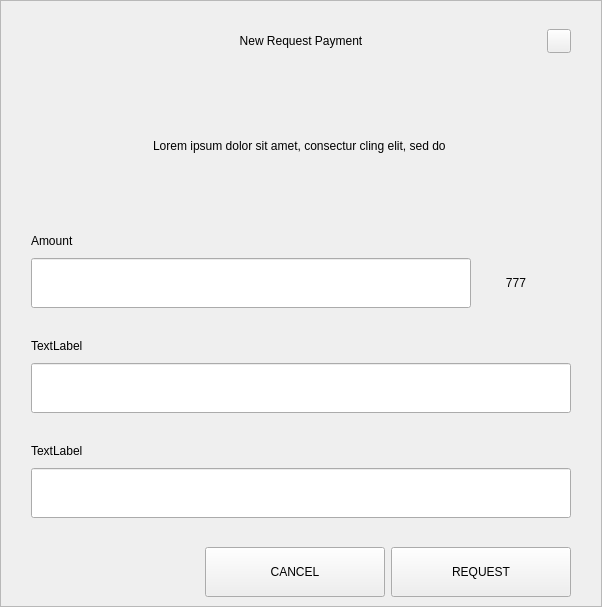
<?xml version="1.0" encoding="UTF-8"?>
<ui version="4.0">
 <class>RequestDialog</class>
 <widget class="QDialog" name="RequestDialog">
  <property name="geometry">
   <rect>
    <x>0</x>
    <y>0</y>
    <width>602</width>
    <height>607</height>
   </rect>
  </property>
  <property name="windowTitle">
   <string>Dialog</string>
  </property>
  <layout class="QVBoxLayout" name="verticalLayout_5">
   <property name="spacing">
    <number>0</number>
   </property>
   <property name="leftMargin">
    <number>0</number>
   </property>
   <property name="topMargin">
    <number>0</number>
   </property>
   <property name="rightMargin">
    <number>0</number>
   </property>
   <property name="bottomMargin">
    <number>0</number>
   </property>
   <item>
    <widget class="QFrame" name="frame">
     <property name="styleSheet">
      <string notr="true"/>
     </property>
     <property name="frameShape">
      <enum>QFrame::StyledPanel</enum>
     </property>
     <property name="frameShadow">
      <enum>QFrame::Raised</enum>
     </property>
     <layout class="QVBoxLayout" name="verticalLayout_4" stretch="1,0,0">
      <property name="spacing">
       <number>0</number>
      </property>
      <property name="leftMargin">
       <number>30</number>
      </property>
      <property name="topMargin">
       <number>20</number>
      </property>
      <property name="rightMargin">
       <number>30</number>
      </property>
      <property name="bottomMargin">
       <number>0</number>
      </property>
      <item>
       <layout class="QHBoxLayout" name="horizontalLayout_3">
        <property name="spacing">
         <number>0</number>
        </property>
        <item>
         <spacer name="horizontalSpacer_21">
          <property name="orientation">
           <enum>Qt::Horizontal</enum>
          </property>
          <property name="sizeHint" stdset="0">
           <size>
            <width>40</width>
            <height>20</height>
           </size>
          </property>
         </spacer>
        </item>
        <item>
         <widget class="QLabel" name="labelTitle">
          <property name="minimumSize">
           <size>
            <width>0</width>
            <height>40</height>
           </size>
          </property>
          <property name="maximumSize">
           <size>
            <width>16777215</width>
            <height>40</height>
           </size>
          </property>
          <property name="styleSheet">
           <string notr="true">padding-left:24px;</string>
          </property>
          <property name="text">
           <string>New Request Payment</string>
          </property>
          <property name="alignment">
           <set>Qt::AlignCenter</set>
          </property>
          <property name="margin">
           <number>7</number>
          </property>
         </widget>
        </item>
        <item>
         <spacer name="horizontalSpacer">
          <property name="orientation">
           <enum>Qt::Horizontal</enum>
          </property>
          <property name="sizeHint" stdset="0">
           <size>
            <width>40</width>
            <height>20</height>
           </size>
          </property>
         </spacer>
        </item>
        <item>
         <widget class="QPushButton" name="btnEsc">
          <property name="minimumSize">
           <size>
            <width>24</width>
            <height>24</height>
           </size>
          </property>
          <property name="maximumSize">
           <size>
            <width>24</width>
            <height>24</height>
           </size>
          </property>
          <property name="focusPolicy">
           <enum>Qt::NoFocus</enum>
          </property>
          <property name="text">
           <string/>
          </property>
         </widget>
        </item>
       </layout>
      </item>
      <item>
       <widget class="QStackedWidget" name="stack">
        <property name="minimumSize">
         <size>
          <width>540</width>
          <height>0</height>
         </size>
        </property>
        <property name="maximumSize">
         <size>
          <width>540</width>
          <height>16777215</height>
         </size>
        </property>
        <property name="currentIndex">
         <number>0</number>
        </property>
        <widget class="QWidget" name="page_1">
         <property name="minimumSize">
          <size>
           <width>540</width>
           <height>0</height>
          </size>
         </property>
         <property name="maximumSize">
          <size>
           <width>540</width>
           <height>16777215</height>
          </size>
         </property>
         <layout class="QVBoxLayout" name="layout1">
          <property name="spacing">
           <number>0</number>
          </property>
          <property name="leftMargin">
           <number>0</number>
          </property>
          <property name="topMargin">
           <number>0</number>
          </property>
          <property name="rightMargin">
           <number>0</number>
          </property>
          <property name="bottomMargin">
           <number>0</number>
          </property>
          <item>
           <spacer name="verticalSpacer_21">
            <property name="orientation">
             <enum>Qt::Vertical</enum>
            </property>
            <property name="sizeType">
             <enum>QSizePolicy::Fixed</enum>
            </property>
            <property name="sizeHint" stdset="0">
             <size>
              <width>20</width>
              <height>30</height>
             </size>
            </property>
           </spacer>
          </item>
          <item alignment="Qt::AlignHCenter">
           <widget class="QLabel" name="labelMessage">
            <property name="minimumSize">
             <size>
              <width>400</width>
              <height>50</height>
             </size>
            </property>
            <property name="text">
             <string>Lorem ipsum dolor sit amet, consectur cling elit, sed do </string>
            </property>
            <property name="alignment">
             <set>Qt::AlignCenter</set>
            </property>
            <property name="wordWrap">
             <bool>true</bool>
            </property>
           </widget>
          </item>
          <item alignment="Qt::AlignBottom">
           <widget class="QWidget" name="containerAmount" native="true">
            <layout class="QVBoxLayout" name="verticalLayout">
             <property name="spacing">
              <number>9</number>
             </property>
             <property name="leftMargin">
              <number>0</number>
             </property>
             <property name="topMargin">
              <number>0</number>
             </property>
             <property name="rightMargin">
              <number>0</number>
             </property>
             <property name="bottomMargin">
              <number>0</number>
             </property>
             <item>
              <widget class="QLabel" name="labelSubtitleAmount">
               <property name="minimumSize">
                <size>
                 <width>350</width>
                 <height>16</height>
                </size>
               </property>
               <property name="maximumSize">
                <size>
                 <width>16777215</width>
                 <height>16</height>
                </size>
               </property>
               <property name="text">
                <string>Amount</string>
               </property>
              </widget>
             </item>
             <item alignment="Qt::AlignTop">
              <widget class="QWidget" name="layoutAmount" native="true">
               <layout class="QHBoxLayout" name="horizontalLayout" stretch="2,0">
                <property name="spacing">
                 <number>0</number>
                </property>
                <property name="leftMargin">
                 <number>0</number>
                </property>
                <property name="topMargin">
                 <number>0</number>
                </property>
                <property name="rightMargin">
                 <number>0</number>
                </property>
                <property name="bottomMargin">
                 <number>0</number>
                </property>
                <item>
                 <widget class="QLineEdit" name="lineEditAmount">
                  <property name="minimumSize">
                   <size>
                    <width>0</width>
                    <height>50</height>
                   </size>
                  </property>
                  <property name="maximumSize">
                   <size>
                    <width>16777215</width>
                    <height>50</height>
                   </size>
                  </property>
                 </widget>
                </item>
                <item>
                 <widget class="QWidget" name="comboContainer" native="true">
                  <property name="minimumSize">
                   <size>
                    <width>100</width>
                    <height>50</height>
                   </size>
                  </property>
                  <property name="maximumSize">
                   <size>
                    <width>16777215</width>
                    <height>50</height>
                   </size>
                  </property>
                  <layout class="QHBoxLayout" name="horizontalLayout_31">
                   <property name="spacing">
                    <number>0</number>
                   </property>
                   <property name="leftMargin">
                    <number>0</number>
                   </property>
                   <property name="topMargin">
                    <number>0</number>
                   </property>
                   <property name="rightMargin">
                    <number>10</number>
                   </property>
                   <property name="bottomMargin">
                    <number>0</number>
                   </property>
                   <item>
                    <widget class="QLabel" name="comboBoxCoin">
                     <property name="text">
                      <string>777</string>
                     </property>
                     <property name="alignment">
                      <set>Qt::AlignCenter</set>
                     </property>
                    </widget>
                   </item>
                  </layout>
                 </widget>
                </item>
               </layout>
              </widget>
             </item>
            </layout>
           </widget>
          </item>
          <item>
           <spacer name="verticalSpacer_31">
            <property name="orientation">
             <enum>Qt::Vertical</enum>
            </property>
            <property name="sizeType">
             <enum>QSizePolicy::Fixed</enum>
            </property>
            <property name="sizeHint" stdset="0">
             <size>
              <width>20</width>
              <height>30</height>
             </size>
            </property>
           </spacer>
          </item>
          <item>
           <layout class="QVBoxLayout" name="verticalLayoutLabel">
            <property name="spacing">
             <number>9</number>
            </property>
            <item>
             <widget class="QLabel" name="labelSubtitleLabel">
              <property name="minimumSize">
               <size>
                <width>0</width>
                <height>16</height>
               </size>
              </property>
              <property name="maximumSize">
               <size>
                <width>16777215</width>
                <height>16</height>
               </size>
              </property>
              <property name="text">
               <string>TextLabel</string>
              </property>
             </widget>
            </item>
            <item>
             <widget class="QLineEdit" name="lineEditLabel">
              <property name="minimumSize">
               <size>
                <width>0</width>
                <height>50</height>
               </size>
              </property>
              <property name="maximumSize">
               <size>
                <width>16777215</width>
                <height>50</height>
               </size>
              </property>
             </widget>
            </item>
           </layout>
          </item>
          <item>
           <spacer name="verticalSpacer_34">
            <property name="orientation">
             <enum>Qt::Vertical</enum>
            </property>
            <property name="sizeType">
             <enum>QSizePolicy::Fixed</enum>
            </property>
            <property name="sizeHint" stdset="0">
             <size>
              <width>20</width>
              <height>30</height>
             </size>
            </property>
           </spacer>
          </item>
          <item>
           <layout class="QVBoxLayout" name="verticalLayoutDescription">
            <property name="spacing">
             <number>9</number>
            </property>
            <item>
             <widget class="QLabel" name="labelSubtitleDescription">
              <property name="minimumSize">
               <size>
                <width>0</width>
                <height>16</height>
               </size>
              </property>
              <property name="maximumSize">
               <size>
                <width>16777215</width>
                <height>16</height>
               </size>
              </property>
              <property name="text">
               <string>TextLabel</string>
              </property>
             </widget>
            </item>
            <item>
             <widget class="QLineEdit" name="lineEditDescription">
              <property name="minimumSize">
               <size>
                <width>0</width>
                <height>50</height>
               </size>
              </property>
              <property name="maximumSize">
               <size>
                <width>16777215</width>
                <height>50</height>
               </size>
              </property>
             </widget>
            </item>
            <item>
             <spacer name="verticalSpacer_4">
              <property name="orientation">
               <enum>Qt::Vertical</enum>
              </property>
              <property name="sizeType">
               <enum>QSizePolicy::Fixed</enum>
              </property>
              <property name="sizeHint" stdset="0">
               <size>
                <width>20</width>
                <height>20</height>
               </size>
              </property>
             </spacer>
            </item>
           </layout>
          </item>
         </layout>
        </widget>
        <widget class="QWidget" name="page_2">
         <layout class="QVBoxLayout" name="layout2">
          <item>
           <spacer name="verticalSpacer_5">
            <property name="orientation">
             <enum>Qt::Vertical</enum>
            </property>
            <property name="sizeType">
             <enum>QSizePolicy::Fixed</enum>
            </property>
            <property name="sizeHint" stdset="0">
             <size>
              <width>20</width>
              <height>50</height>
             </size>
            </property>
           </spacer>
          </item>
          <item alignment="Qt::AlignHCenter">
           <widget class="QLabel" name="labelQrImg">
            <property name="minimumSize">
             <size>
              <width>260</width>
              <height>260</height>
             </size>
            </property>
            <property name="maximumSize">
             <size>
              <width>260</width>
              <height>260</height>
             </size>
            </property>
            <property name="text">
             <string/>
            </property>
            <property name="alignment">
             <set>Qt::AlignCenter</set>
            </property>
           </widget>
          </item>
          <item>
           <spacer name="verticalSpacer_2">
            <property name="orientation">
             <enum>Qt::Vertical</enum>
            </property>
            <property name="sizeType">
             <enum>QSizePolicy::Fixed</enum>
            </property>
            <property name="sizeHint" stdset="0">
             <size>
              <width>20</width>
              <height>30</height>
             </size>
            </property>
           </spacer>
          </item>
          <item alignment="Qt::AlignHCenter">
           <widget class="QLabel" name="labelAddress">
            <property name="text">
             <string>D7VFR83SQbiezrW72hjcWJtcfip5krte2Z </string>
            </property>
           </widget>
          </item>
          <item>
           <spacer name="verticalSpacer_32">
            <property name="orientation">
             <enum>Qt::Vertical</enum>
            </property>
            <property name="sizeType">
             <enum>QSizePolicy::Expanding</enum>
            </property>
            <property name="sizeHint" stdset="0">
             <size>
              <width>20</width>
              <height>20</height>
             </size>
            </property>
           </spacer>
          </item>
          <item>
           <layout class="QHBoxLayout" name="horizontal">
            <property name="leftMargin">
             <number>20</number>
            </property>
            <property name="rightMargin">
             <number>20</number>
            </property>
            <property name="bottomMargin">
             <number>20</number>
            </property>
            <item>
             <spacer name="horizontalSpacer_4">
              <property name="orientation">
               <enum>Qt::Horizontal</enum>
              </property>
              <property name="sizeHint" stdset="0">
               <size>
                <width>40</width>
                <height>20</height>
               </size>
              </property>
             </spacer>
            </item>
            <item>
             <widget class="QPushButton" name="btnCopyAddress">
              <property name="minimumSize">
               <size>
                <width>180</width>
                <height>50</height>
               </size>
              </property>
              <property name="text">
               <string>COPY ADDRESS</string>
              </property>
             </widget>
            </item>
            <item>
             <widget class="QPushButton" name="btnCopyUrl">
              <property name="minimumSize">
               <size>
                <width>180</width>
                <height>50</height>
               </size>
              </property>
              <property name="text">
               <string>COPY URL</string>
              </property>
             </widget>
            </item>
            <item>
             <spacer name="horizontalSpacer_2">
              <property name="orientation">
               <enum>Qt::Horizontal</enum>
              </property>
              <property name="sizeHint" stdset="0">
               <size>
                <width>40</width>
                <height>20</height>
               </size>
              </property>
             </spacer>
            </item>
           </layout>
          </item>
         </layout>
        </widget>
       </widget>
      </item>
      <item>
       <widget class="QWidget" name="buttonsStack" native="true">
        <layout class="QHBoxLayout" name="horizontalLayout_5">
         <property name="leftMargin">
          <number>20</number>
         </property>
         <property name="rightMargin">
          <number>0</number>
         </property>
         <item>
          <spacer name="horizontalSpacer_41">
           <property name="orientation">
            <enum>Qt::Horizontal</enum>
           </property>
           <property name="sizeHint" stdset="0">
            <size>
             <width>40</width>
             <height>20</height>
            </size>
           </property>
          </spacer>
         </item>
         <item>
          <widget class="QPushButton" name="btnCancel">
           <property name="minimumSize">
            <size>
             <width>180</width>
             <height>50</height>
            </size>
           </property>
           <property name="focusPolicy">
            <enum>Qt::NoFocus</enum>
           </property>
           <property name="text">
            <string>CANCEL</string>
           </property>
          </widget>
         </item>
         <item>
          <widget class="QPushButton" name="btnSave">
           <property name="minimumSize">
            <size>
             <width>180</width>
             <height>50</height>
            </size>
           </property>
           <property name="focusPolicy">
            <enum>Qt::NoFocus</enum>
           </property>
           <property name="text">
            <string>REQUEST</string>
           </property>
          </widget>
         </item>
        </layout>
       </widget>
      </item>
     </layout>
    </widget>
   </item>
  </layout>
 </widget>
 <resources/>
 <connections/>
</ui>
